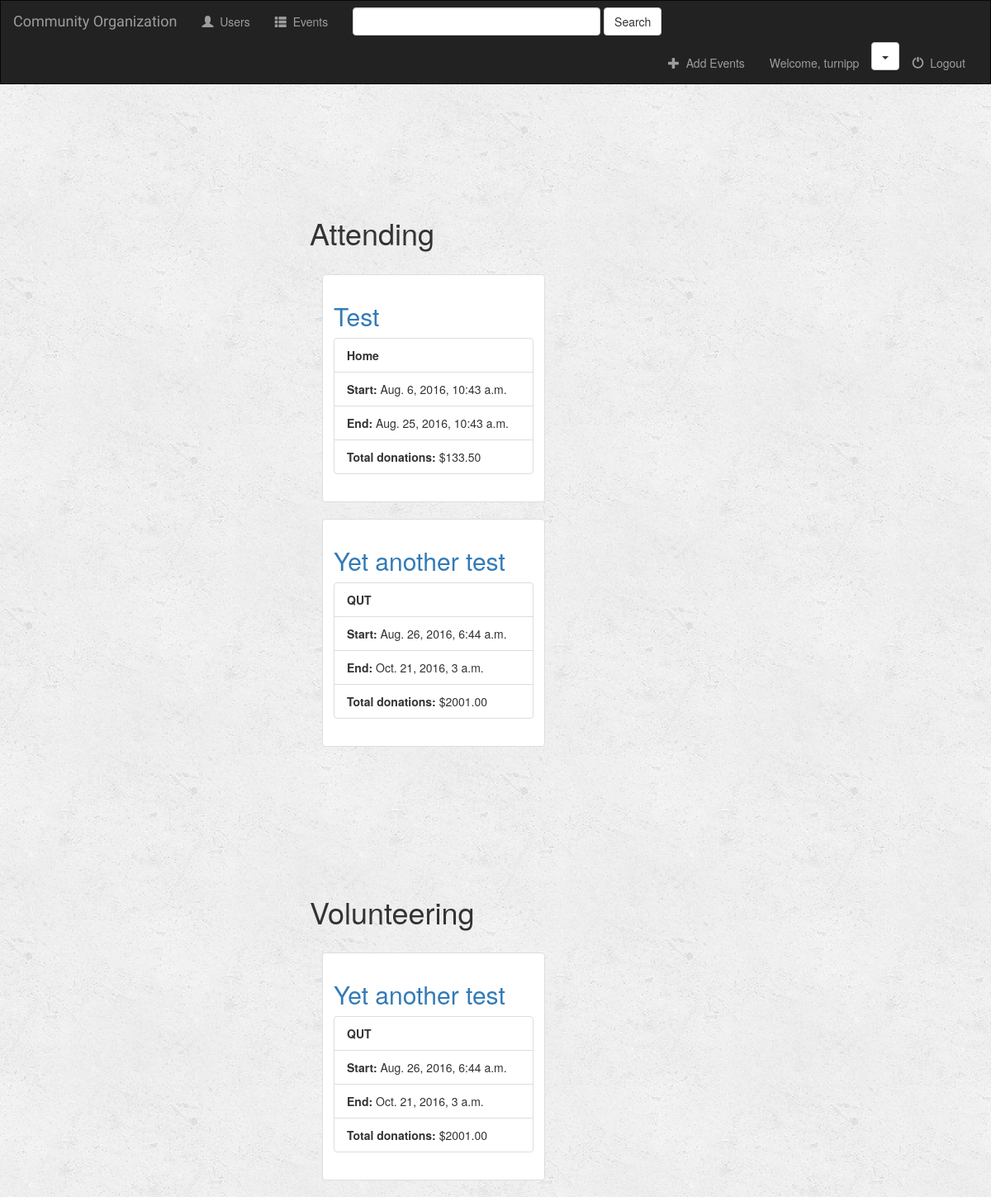
The app's page /users/ (signed in) with its own data.
### events/models.py (models this page shows, shortened)
class Event(models.Model):
    event_name = models.CharField(max_length=100)
    event_location = models.CharField(max_length=500)
    event_cost = models.DecimalField(max_digits=7, decimal_places=2, default=0.0)
    start_date = models.DateTimeField('start date')
    end_date = models.DateTimeField('end date')

### users/views.py (the view)
def user_view(request):
    if not request.user.is_authenticated:
        return redirect('/users/login')
    else:
        data = UserData.objects.get(user=request.user)
        attending_list = Event.objects.filter(userattending__user=data)
        attending_donation_list = event_donation_list(attending_list)
        attending_data = zip(attending_list, attending_donation_list)
        volunteering_list = Event.objects.filter(userdata__user=request.user)
        volunteering_donation_list = event_donation_list(volunteering_list)
        volunteering_data = zip(volunteering_list, volunteering_donation_list)
        context = {
            'attending_data': attending_data,
            'volunteering_data': volunteering_data,
            'user': request.user,
        }
        return render(request, 'users/users.html', context)

### events/utils.py (called while the page is built)
def event_donation_total(event):
	donations = 0
	for event_donation in UserDonation.objects.filter(event=event):
		donations += event_donation.donation
	return donations

def event_donation_list(event_list):
	donations_list = [];
	for event in event_list:
		donations_list.append(event_donation_total(event))
	return donations_list

### users/templates/users/users.html (shortened to what this page needs)
{% extends 'events/base.html' %}
{% load bootstrap3 %}
{% block body %}
	<div class="container">
		<h1 class="page-header">Attending</h1>
		{% with data_list=attending_data %}
	    {% include "events/_event_data.html" %}
		{% endwith %}
	</div>
	<div class="container">
		<h1 class="page-header">Volunteering</h1>
		{% with data_list=volunteering_data %}
	    {% include "events/_event_data.html" %}
		{% endwith %}
	</div>
{% endblock %}

### events/templates/events/base.html (shortened to what this page needs)
{% load notifications_tags %}
<!DOCTYPE html>
<html lang="en">
<head>
    {% load staticfiles %}
    <link rel="stylesheet" href="https://maxcdn.bootstrapcdn.com/bootstrap/3.3.7/css/bootstrap.min.css">
    <link rel="stylesheet" type="text/css" href="{% static 'style.css' %}"/>
    <link rel="stylesheet" type="text/css" href="{% static 'custom_style.css' %}"/>
</head>
<body>
<nav class="navbar navbar-inverse">
    <div class="container-fluid">
        <div class="navbar-header">
            <a class="navbar-brand" href="{% url 'event_list_view' %}">Community Organization</a>
        </div>
        <div class="collapse navbar-collapse" id="topNavBar">
            <ul class="nav navbar-nav">
                <li class="{% block user_active %}{% endblock %}"><a href="{% url 'user_view' %}"><span class="glyphicon glyphicon-user" aria-hidden="true"></span>&nbsp; Users</a></li>
                <li class="{% block event_list %}{% endblock %}"><a href="{% url 'event_list_view' %}"><span class="glyphicon glyphicon-th-list" aria-hidden="true"></span>&nbsp; Events</a></li>
            </ul>
            <form class="navbar-form navbar-left" role="search" method="get" action="{% url 'event_list_view' %}">
                <div class="form-group">
                    <input type="text" class="form-control" name="q" value="{{ request.GET.q }}">
                </div>
                <button type="submit" class="btn btn-default">Search</button>
            </form>
            <ul class="nav navbar-nav navbar-right">
                {% if user.is_superuser %}
                <li>
                    <a href="{% url 'admin:index' %}">
                        <span class="glyphicon glyphicon-plus" aria-hidden="true"></span>&nbsp; Add Events
                    </a>
                </li>
                {% endif %}
                {% if user.is_authenticated %}
                    <li>
                        <a href="#">
                            Welcome, {{ user.username }}
                        </a>
                    </li>
                    <li>
                        <div class="dropdown">
                                <button class="btn btn-default dropdown-toggle" type="button" data-toggle="dropdown">
                                <span class="caret"></span></button>
                        </div>
                    </li>
                    <li>
                        <a href="{% url 'user_logout_view' %}">
                            <span class="glyphicon glyphicon-off" aria-hidden="true"></span>&nbsp; Logout
                        </a>
                    </li>
                {% else %}
                <li class="{% block user_login_active %}{% endblock %}">
                    <a href="{% url 'user_login_view' %}">
                        <span class="glyphicon glyphicon-log-in" aria-hidden="true"></span>&nbsp; User Login
                    </a>
                </li>
                {% endif %}
            </ul>
        </div>
    </div>
</nav>
{% block body %}
{% endblock %}
</body>
</html>

### events/templates/events/_event_data.html
{% if data_list %}
    {% for event, donation in data_list %}
        <div class="col-sm-4 col-lg-4">
            <div class="thumbnail">
                <div class="caption">
                    <h2 class="form-signin-heading"><a href="{% url 'event_view' event.id %}">{{ event.event_name }}</a></h2>
                    <ul class="list-group">
                        <li class="list-group-item"><b>{{ event.event_location }}</b></li>
                        <li class="list-group-item"><b>Start:</b> {{ event.start_date }}</li>
                        <li class="list-group-item"><b>End:</b> {{ event.end_date }}</li>
                        <li class="list-group-item"><b>Total donations:</b> ${{ donation }}</li>
                    </ul>
                </div>
            </div>
        </div>
    {% endfor %}
{% else %}
    <p>No Events.</p>
{% endif %}

### events/static/style.css (style rules this page uses)
body { background: white url("images/background.png"); }
.navbar { border-radius: 0; }
.navbar-brand { font-family: 'Satisfy', cursive; }

### events/static/custom_style.css (style rules this page uses)
* { margin: 0; padding: 0; }
.form-group > .form-control { width: 25vw; max-width: 480px; }
.container { margin-top: 15vh; max-width: 480px; }
.col-sm-4 { min-width: 300px; max-width: 420px; }

### records on screen
Event: event_name "Test", event_location "Home", start_date "Aug. 6, 2016, 10:43 a.m.", end_date "Aug. 25, 2016, 10:43 a.m.", donation "133.50"
Event: event_name "Yet another test", event_location "QUT", start_date "Aug. 26, 2016, 6:44 a.m.", end_date "Oct. 21, 2016, 3 a.m.", donation "2001.00"

### other values on screen
{{ user.username }} "turnipp"
